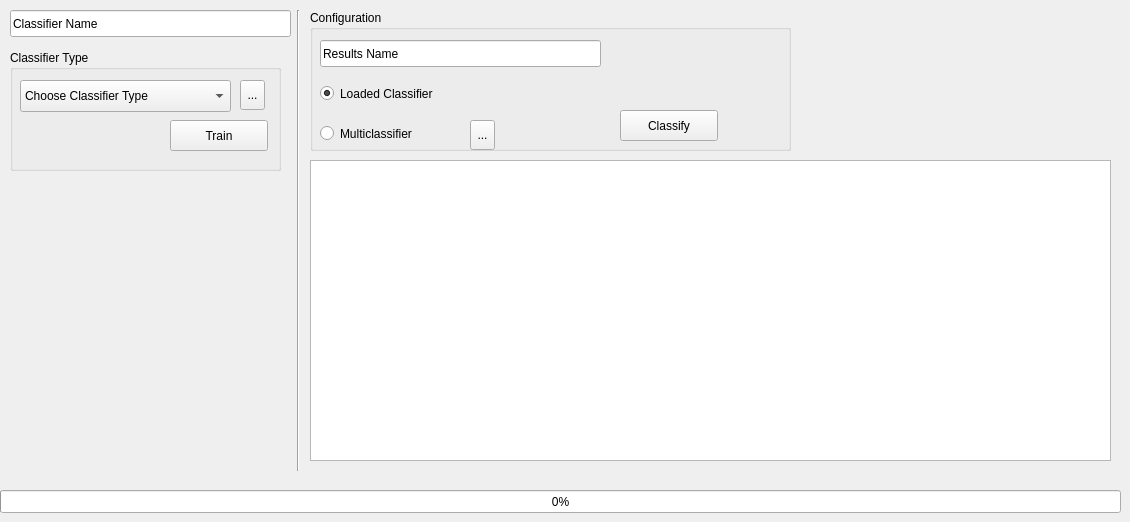
         <widget class="QWidget" name="i_classifiers_2">
          <attribute name="title">
           <string>Classifiers</string>
          </attribute>
          <widget class="QGroupBox" name="m_classifier_configuration">
           <property name="geometry">
            <rect>
             <x>310</x>
             <y>10</y>
             <width>481</width>
             <height>141</height>
            </rect>
           </property>
           <property name="title">
            <string>Configuration</string>
           </property>
           <widget class="QToolButton" name="m_classifier_config_multitool">
            <property name="geometry">
             <rect>
              <x>160</x>
              <y>110</y>
              <width>25</width>
              <height>30</height>
             </rect>
            </property>
            <property name="text">
             <string>...</string>
            </property>
           </widget>
           <widget class="QLineEdit" name="m_classifier_configname">
            <property name="geometry">
             <rect>
              <x>10</x>
              <y>30</y>
              <width>281</width>
              <height>27</height>
             </rect>
            </property>
            <property name="text">
             <string>Results Name</string>
            </property>
           </widget>
           <widget class="QRadioButton" name="m_classifier_config_loaded">
            <property name="geometry">
             <rect>
              <x>10</x>
              <y>70</y>
              <width>181</width>
              <height>27</height>
             </rect>
            </property>
            <property name="text">
             <string>Loaded Classifier</string>
            </property>
            <property name="checked">
             <bool>true</bool>
            </property>
           </widget>
           <widget class="QRadioButton" name="m_classifier_config_multi">
            <property name="geometry">
             <rect>
              <x>10</x>
              <y>110</y>
              <width>151</width>
              <height>27</height>
             </rect>
            </property>
            <property name="text">
             <string>Multiclassifier</string>
            </property>
           </widget>
           <widget class="QPushButton" name="m_classifier_configclassify">
            <property name="geometry">
             <rect>
              <x>310</x>
              <y>100</y>
              <width>98</width>
              <height>31</height>
             </rect>
            </property>
            <property name="text">
             <string>Classify</string>
            </property>
           </widget>
          </widget>
          <widget class="Line" name="line_3">
           <property name="geometry">
            <rect>
             <x>290</x>
             <y>10</y>
             <width>16</width>
             <height>461</height>
            </rect>
           </property>
           <property name="orientation">
            <enum>Qt::Vertical</enum>
           </property>
          </widget>
          <widget class="QTextBrowser" name="Result_Clas_3">
           <property name="geometry">
            <rect>
             <x>310</x>
             <y>160</y>
             <width>801</width>
             <height>301</height>
            </rect>
           </property>
          </widget>
          <widget class="QGroupBox" name="m_classifier_classifiertype">
           <property name="geometry">
            <rect>
             <x>10</x>
             <y>50</y>
             <width>271</width>
             <height>121</height>
            </rect>
           </property>
           <property name="title">
            <string>Classifier Type</string>
           </property>
           <widget class="QToolButton" name="m_classifier_typetool">
            <property name="geometry">
             <rect>
              <x>230</x>
              <y>30</y>
              <width>25</width>
              <height>30</height>
             </rect>
            </property>
            <property name="text">
             <string>...</string>
            </property>
           </widget>
           <widget class="QPushButton" name="m_classifier_traoin">
            <property name="geometry">
             <rect>
              <x>160</x>
              <y>70</y>
              <width>98</width>
              <height>31</height>
             </rect>
            </property>
            <property name="text">
             <string>Train</string>
            </property>
           </widget>
           <widget class="QComboBox" name="m_classifier_type">
            <property name="geometry">
             <rect>
              <x>10</x>
              <y>30</y>
              <width>211</width>
              <height>32</height>
             </rect>
            </property>
            <item>
             <property name="text">
              <string>Choose Classifier Type</string>
             </property>
            </item>
            <item>
             <property name="text">
              <string>Distances</string>
             </property>
            </item>
            <item>
             <property name="text">
              <string>Gauss</string>
             </property>
            </item>
            <item>
             <property name="text">
              <string>Histogram</string>
             </property>
            </item>
            <item>
             <property name="text">
              <string>KNN</string>
             </property>
            </item>
            <item>
             <property name="text">
              <string>ANN</string>
             </property>
            </item>
            <item>
             <property name="text">
              <string>SVM</string>
             </property>
            </item>
            <item>
             <property name="text">
              <string>RTREES</string>
             </property>
            </item>
            <item>
             <property name="text">
              <string>DTREES</string>
             </property>
            </item>
            <item>
             <property name="text">
              <string>Boosting</string>
             </property>
            </item>
            <item>
             <property name="text">
              <string>HAAR</string>
             </property>
            </item>
            <item>
             <property name="text">
              <string>LBP</string>
             </property>
            </item>
            <item>
             <property name="text">
              <string>EM</string>
             </property>
            </item>
           </widget>
          </widget>
          <widget class="QLineEdit" name="m_classifier_name">
           <property name="geometry">
            <rect>
             <x>10</x>
             <y>10</y>
             <width>281</width>
             <height>27</height>
            </rect>
           </property>
           <property name="text">
            <string>Classifier Name</string>
           </property>
          </widget>
          <widget class="QProgressBar" name="m_progress_classifiers">
           <property name="geometry">
            <rect>
             <x>0</x>
             <y>490</y>
             <width>1121</width>
             <height>23</height>
            </rect>
           </property>
           <property name="value">
            <number>0</number>
           </property>
          </widget>
         </widget>
